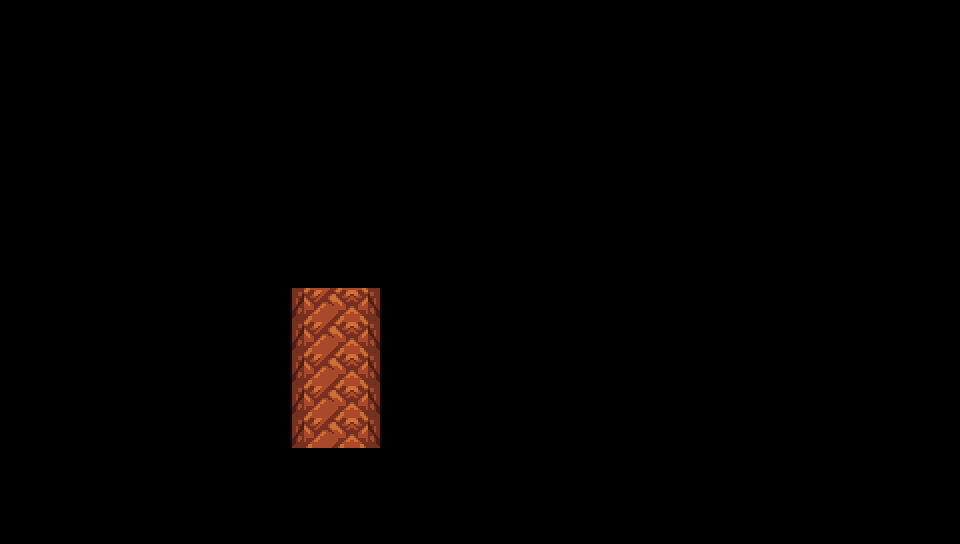

The image is a tile-based game level rendered from a .tmx file. Its description and complete source (layers, tilesets, objects, tile grids) follow:
An orthogonal 30x17 tile map with 32x32 px tiles, 1 tile layer (Tile Layer 1).

<map version="1.0" orientation="orthogonal" renderorder="right-down" width="30" height="17" tilewidth="32" tileheight="32" nextobjectid="1">
 <tileset firstgid="1" name="goodly-2x" tilewidth="32" tileheight="32" tilecount="256" columns="16">
  <image source="../images/goodly-2x.png" width="512" height="512" />
 </tileset>
 <layer name="Tile Layer 1" width="30" height="17">
  <data encoding="csv">
0,0,0,0,0,0,0,0,0,0,0,0,0,0,0,0,0,0,0,0,0,0,0,0,0,0,0,0,0,0,
0,0,0,0,0,0,0,0,0,0,0,0,0,0,0,0,0,0,0,0,0,0,0,0,0,0,0,0,0,0,
0,0,0,0,0,0,0,0,0,0,0,0,0,0,0,0,0,0,0,0,0,0,0,0,0,0,0,0,0,0,
0,0,0,0,0,0,0,0,0,0,0,0,0,0,0,0,0,0,0,0,0,0,0,0,0,0,0,0,0,0,
0,0,0,0,0,0,0,0,0,0,0,0,0,0,0,0,0,0,0,0,0,0,0,0,0,0,0,0,0,0,
0,0,0,0,0,0,0,0,0,0,0,0,0,0,0,0,0,0,0,0,0,0,0,0,0,0,0,0,0,0,
0,0,0,0,0,0,0,0,0,0,0,0,0,0,0,0,0,0,0,0,0,0,0,0,0,0,0,0,0,0,
0,0,0,0,0,0,0,0,0,0,0,0,0,0,0,0,0,0,0,0,0,0,0,0,0,0,0,0,0,0,
0,0,0,0,0,0,0,0,0,0,0,0,0,0,0,0,0,0,0,0,0,0,0,0,0,0,0,0,0,0,
0,0,0,0,0,0,0,0,0,105,106,107,0,0,0,0,0,0,0,0,0,0,0,0,0,0,0,0,0,0,
0,0,0,0,0,0,0,0,0,105,106,107,0,0,0,0,0,0,0,0,0,0,0,0,0,0,0,0,0,0,
0,0,0,0,0,0,0,0,0,105,106,107,0,0,0,0,0,0,0,0,0,0,0,0,0,0,0,0,0,0,
0,0,0,0,0,0,0,0,0,105,106,107,0,0,0,0,0,0,0,0,0,0,0,0,0,0,0,0,0,0,
0,0,0,0,0,0,0,0,0,105,106,107,0,0,0,0,0,0,0,0,0,0,0,0,0,0,0,0,0,0,
0,0,0,0,0,0,0,0,0,0,0,0,0,0,0,0,0,0,0,0,0,0,0,0,0,0,0,0,0,0,
0,0,0,0,0,0,0,0,0,0,0,0,0,0,0,0,0,0,0,0,0,0,0,0,0,0,0,0,0,0,
0,0,0,0,0,0,0,0,0,0,0,0,0,0,0,0,0,0,0,0,0,0,0,0,0,0,0,0,0,0
</data>
 </layer>
 <objectgroup name="Object Layer 1" />
</map>
